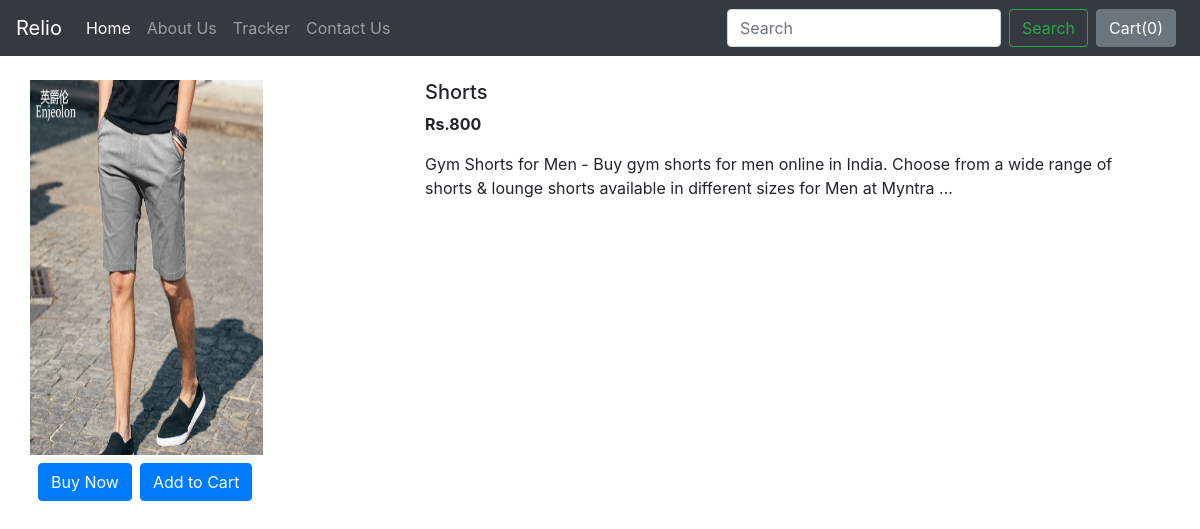
Screenshot of /shop/products/2 with the database file from the repository.
### shop/models.py (models this page shows, shortened)
class Product(models.Model):
    product_id = models.AutoField
    product_name = models.CharField(max_length=50)
    category = models.CharField(max_length=50, default="")
    subcategory = models.CharField(max_length=50, default="")
    price = models.IntegerField(default=0)
    desc = models.CharField(max_length=1500)
    pub_date = models.DateField()
    image = models.ImageField(upload_to='shop/images', default="")

### shop/views.py (the view)
# urls.py: path('products/<int:myid>', views.products, name="Products"),
def products(request,myid):
    product = Product.objects.get(id=myid)
    print(myid)
    print(product.product_id)
    return render(request, 'product.html',{'product':product})

### shop/templates/product.html (shortened to what this page needs)
{% extends 'basic.html' %}
{% block body %}
<div class="container my-4">
    <div class="row">
    <div class="col-md-4">
        <div class="row">
            <img src="/media/{{product.image}}" class="product-image" alt="..." width="233px" height="375px">
    </div>
        <div class="row my-2">
            <button class="btn btn-primary mx-2">Buy Now</button>
            <button class="btn btn-primary">Add to Cart</button>
        </div>
        </div>
        <div class="col-md-8">
            <h5>{{product.product_name}}</h5>
            <p><b>Rs.{{product.price}}</b></p>
            <p>{{product.desc}}</p>
        </div>
        </div>
</div>
{% endblock %}

### rows the page displays
Product: image (picture), product_name "Shorts", price "800", desc "Gym Shorts for Men - Buy gym shorts for men online in India. Choose from a wide range of shorts & lounge shorts available in different sizes for Men at Myntra ..."
